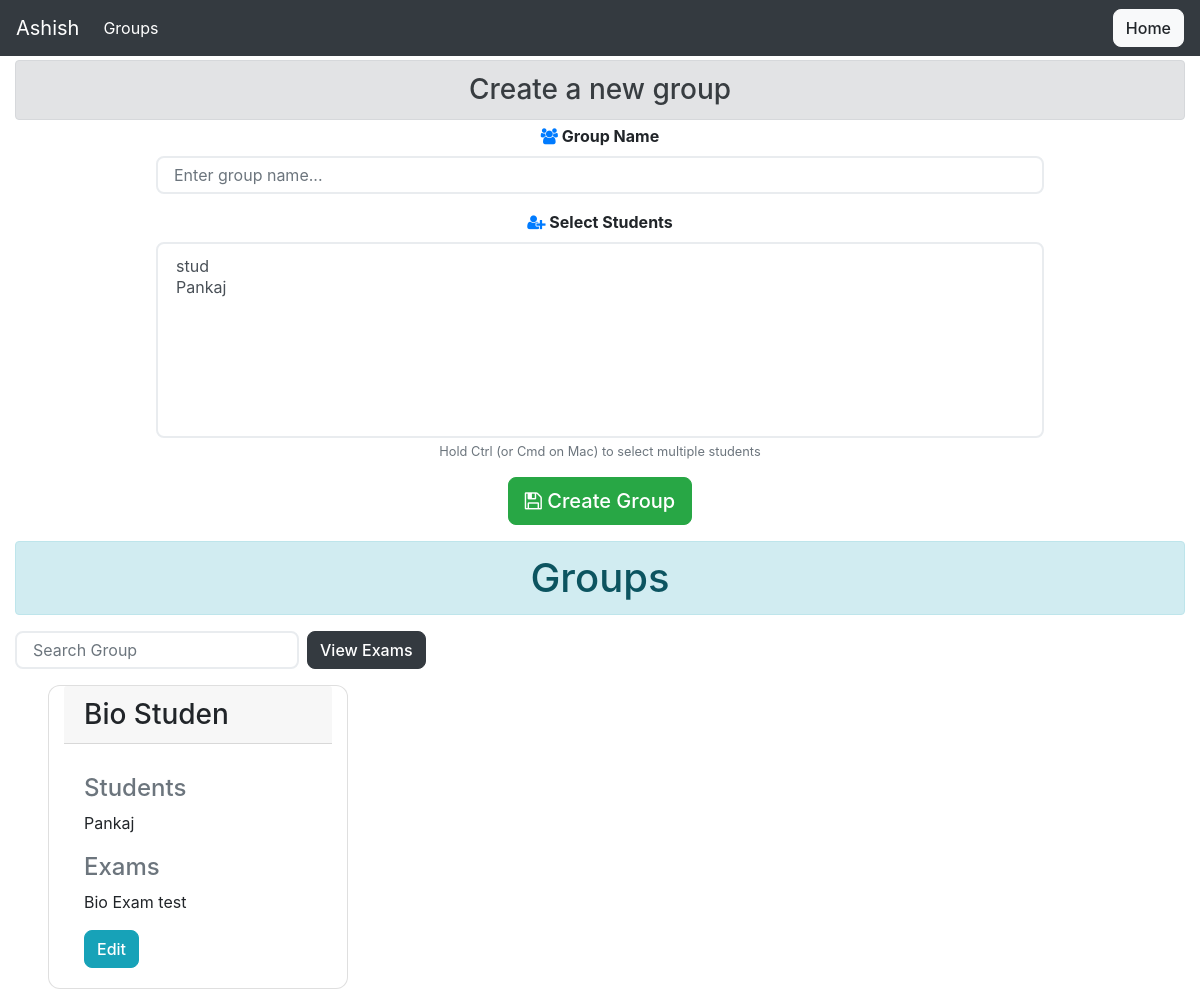
/prof/viewgroups (signed in), run on an earlier commit of the app's database.
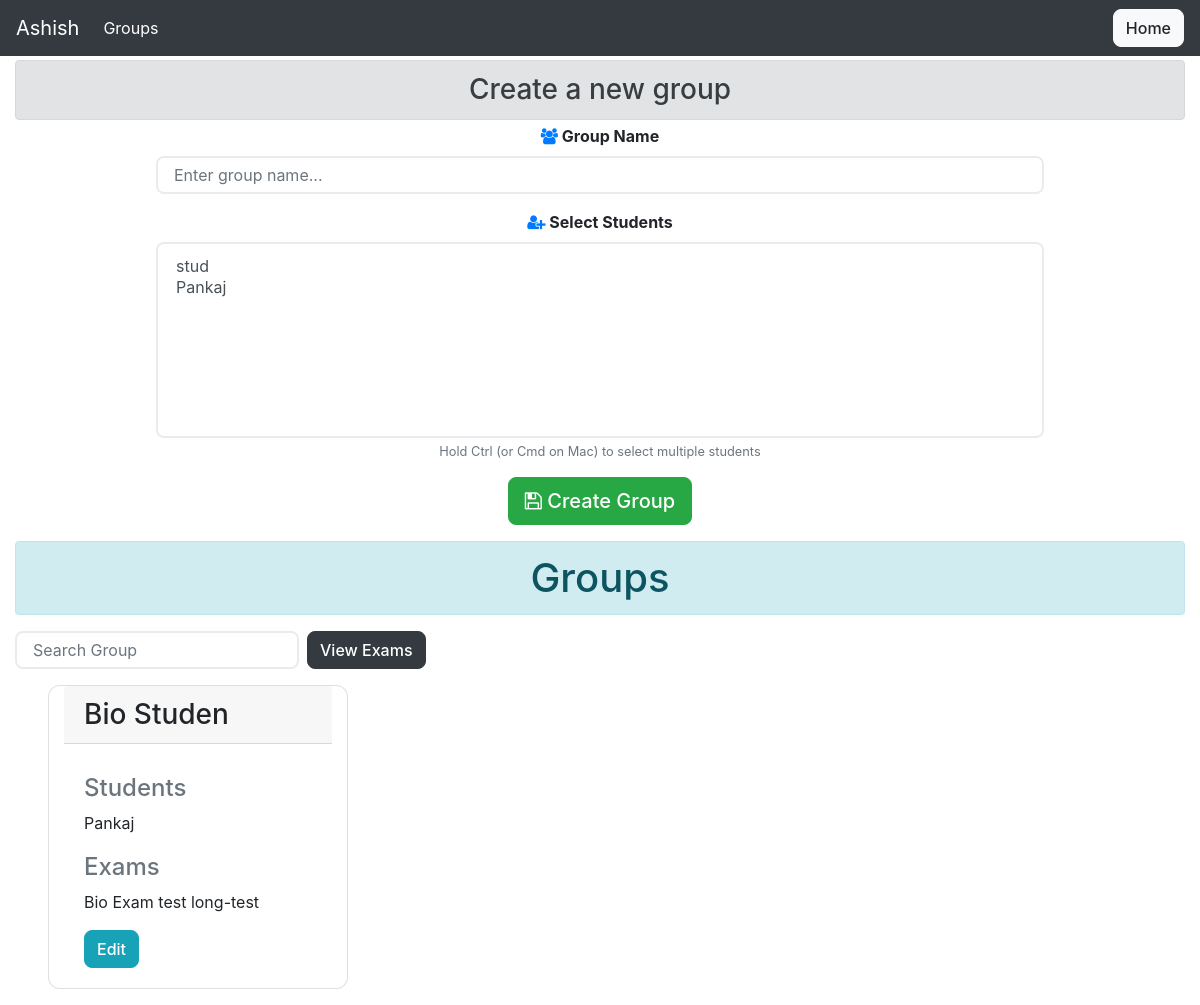
And on a later commit of the database.
### main/models/group.py (models this page shows, shortened)
class Special_Students(models.Model):
    professor = models.ForeignKey(User, limit_choices_to={'groups__name': "Professor"}, on_delete=models.CASCADE)
    category_name = models.CharField(max_length=10)
    students = models.ManyToManyField(User, limit_choices_to={'groups__name': "Student"}, related_name='student_groups')

### main/models/exam.py (models this page shows, shortened)
class Exam_Model(models.Model):
    professor = models.ForeignKey(User, limit_choices_to={'groups__name': "Professor"}, on_delete=models.CASCADE)
    name = models.CharField(max_length=50)
    total_marks = models.IntegerField()
    duration = models.IntegerField()
    question_paper = models.ForeignKey(Question_Paper, on_delete=models.CASCADE, related_name='exams')
    student_group = models.ManyToManyField(Special_Students, related_name='exams')
    start_time = models.DateTimeField(default=datetime.now())
    end_time = models.DateTimeField(default=datetime.now())

### prof/views/group.py (the view, shortened to what this page needs)
def create_student_group(request):
    prof = request.user
    return render(request, 'prof/group/addview_groups.html', {
        'special_students_db': Special_Students.objects.filter(professor=prof), 'prof': prof, 'groupForm': Group_Form()
    })

### main/models/group.py
class Group_Form(ModelForm):
    class Meta:
        model = Special_Students
        fields = '__all__'
        exclude = ['professor']
        widgets = {
            'category_name': TextInput(attrs={
                'class': 'form-control',
                'placeholder': 'Enter group name...'
            }),
            'students': SelectMultiple(attrs={
                'class': 'form-control',
                'size': '8'
            })
        }

### prof/templates/prof/group/addview_groups.html (shortened to what this page needs)
{% extends 'prof/base/base.html' %}
{% load static %}
{% block navbar_title %}{{ prof.username }}{% endblock navbar_title %}
{% block navitem_title %}Groups{% endblock navitem_title %}
{% block buttons %}
    <a class="btn btn-light" href="{% url 'prof:index' %}">Home</a>
{% endblock buttons %}
{% block body %}
    <div class="container-fluid">
        <h3 class="alert alert-secondary my-1" align="center">Create a new group</h3>
        <div align='center' id="create_group">
            <div class="container d-flex h-100 row justify-content-center col-20">
                <form style="width: 80%; font-weight: bolder;"  method="POST">
                    <div class="form-group">
                        <label for="{{ groupForm.category_name.id_for_label }}" class="font-weight-bold">
                            <i class="fa fa-users text-primary"></i> Group Name
                        </label>
                        {{ groupForm.category_name }}
                    </div>
                    <div class="form-group">
                        <label for="{{ groupForm.students.id_for_label }}" class="font-weight-bold">
                            <i class="fa fa-user-plus text-primary"></i> Select Students
                        </label>
                        {{ groupForm.students }}
                        <small class="form-text text-muted">
                            Hold Ctrl (or Cmd on Mac) to select multiple students
                        </small>
                    </div>
                    <button type="submit" class="btn btn-success btn-lg">
                        <i class="fa fa-save"></i> Create Group
                    </button>
                </form>
            </div>
        </div>
        <div id='groups'>
            <h1 class="alert alert-info my-3" align="center">Groups</h1>
            <form class="form-inline my-2 my-lg-0">
                <input id="searchGroup" class="form-control mr-sm-2" type="search" placeholder="Search Group"
                    aria-label="Search">
                    <a class="btn btn-dark" href="{% url 'prof:view_exams' %}" target="_blank">View Exams</a>
            </form>
            <div class="row">
                {% for group in special_students_db %}
                <div class="card my-3 mx-5 col-sm-3">
                    <h3 class="card-header">{{ group.category_name }}</h3>
                    <div class="card-body">
                        <p class="card-text">
                            <h4 class="card-subtitle mb-2 text-muted">Students</h4>
                            {% for stud in group.students.all %}
                            {{stud.username}}
                            {% endfor %}
                            <br><br>
                            <h4 class="card-subtitle mb-2 text-muted">Exams</h4>
                            {% for exam in group.exams.all %}
                                {{ exam.name }}
                                {% empty %}
                                    No exams associated
                            {% endfor %}
                        </p>
                        <a href="{% url 'prof:edit_group' group.id %}"
                            class="card-link btn btn-info">Edit</a>
                    </div>
                </div>
                {% empty %}
                <h3>No groups</h3>
                {% endfor %}
            </div>
        </div>
    </div>
{% endblock body %}

What changed in the data, as far as the page shows it:
added Exam_Model: name "long-test"
